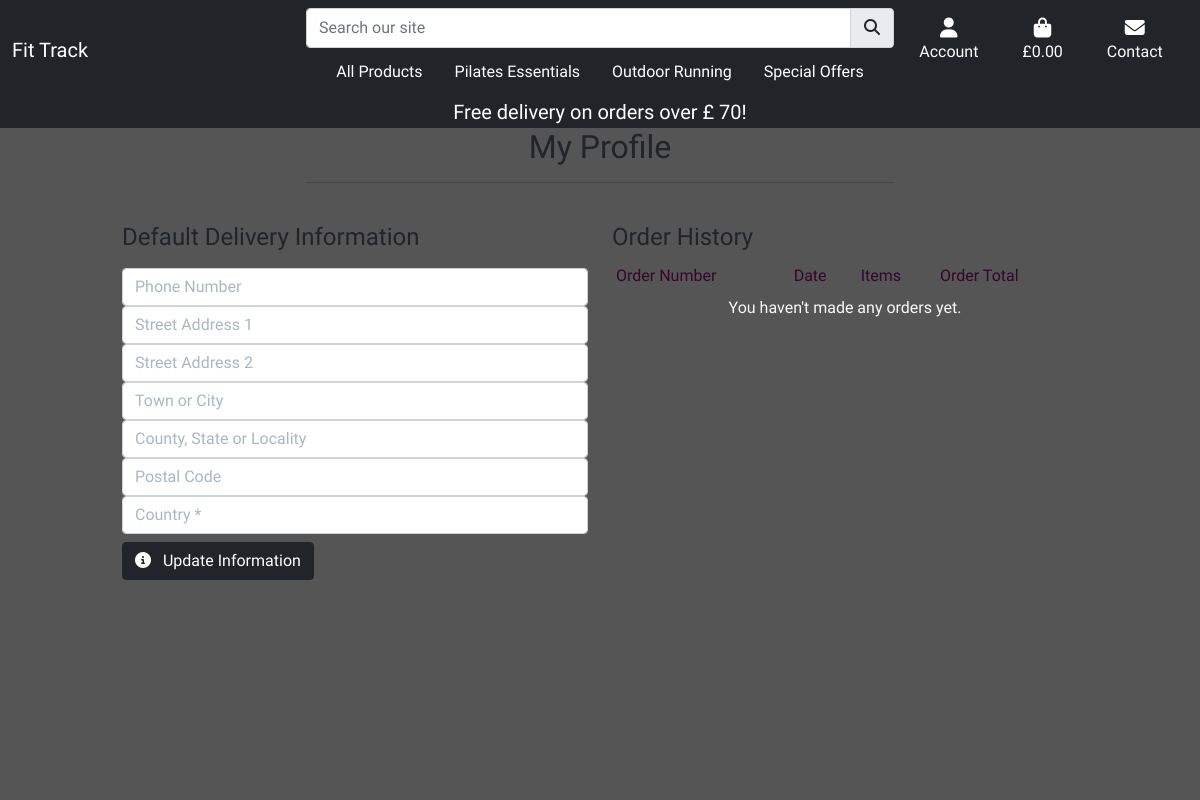
/profile/ (signed in), run on an earlier commit of the app's database.
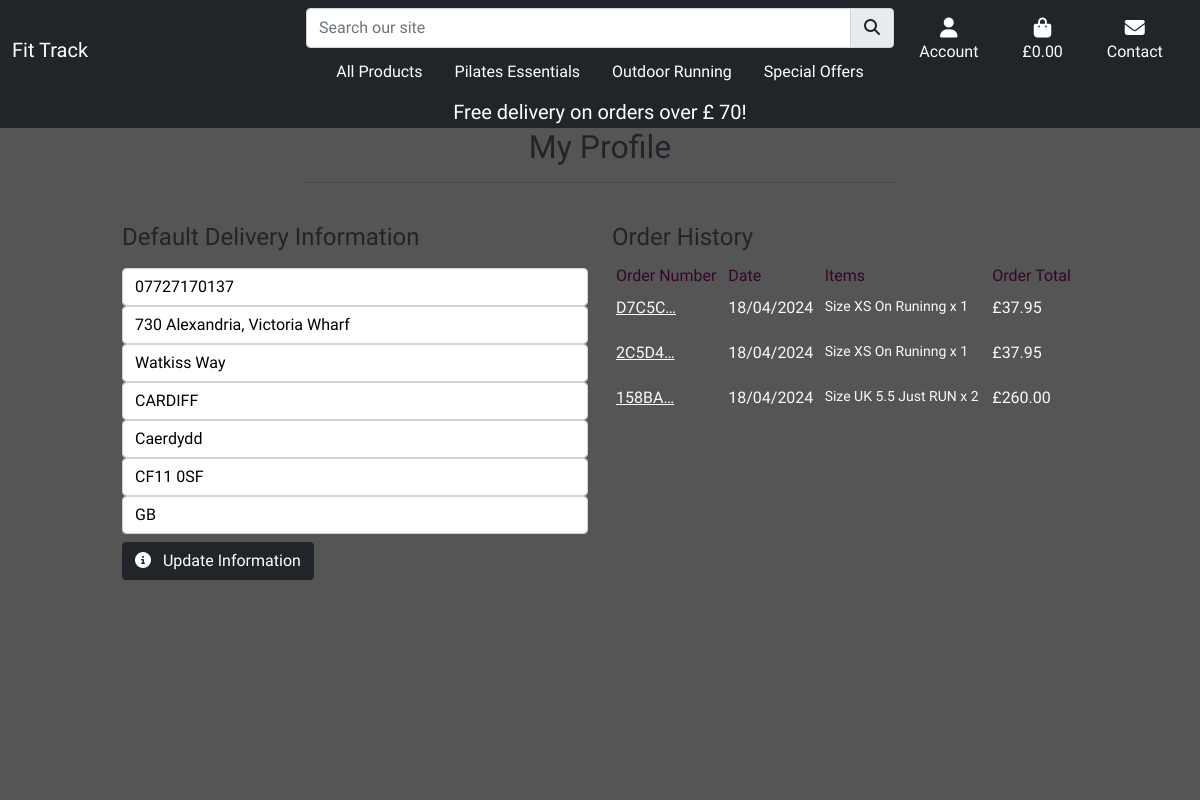
And on a later commit of the database.
### profiles/models.py (models this page shows, shortened)
class UserProfile(models.Model):
    user = models.OneToOneField(User, on_delete=models.CASCADE)
    default_phone_number = models.CharField(max_length=20, null=True, blank=True)
    default_street_address1 = models.CharField(max_length=80, null=True, blank=True)
    default_street_address2 = models.CharField(max_length=80, null=True, blank=True)
    default_town_or_city = models.CharField(max_length=40, null=True, blank=True)
    default_county = models.CharField(max_length=80, null=True, blank=True)
    default_postcode = models.CharField(max_length=20, null=True, blank=True)
    default_country = models.CharField(max_length=40, null=False, blank=False)

### checkout/models.py (models this page shows, shortened)
class Order(models.Model):
    order_number = models.CharField(max_length=32, null=False, editable=False)
    user_profile = models.ForeignKey(UserProfile, on_delete=models.SET_NULL,
                                     null=True, blank=True, related_name='orders')
    full_name = models.CharField(max_length=50, null=False, blank=False)
    email = models.EmailField(max_length=254, null=False, blank=False)
    phone_number = models.CharField(max_length=20, null=False, blank=False)
    country = models.CharField(max_length=40, null=False, blank=False)
    postcode = models.CharField(max_length=20, null=True, blank=True)
    town_or_city = models.CharField(max_length=40, null=False, blank=False)
    street_address1 = models.CharField(max_length=80, null=False, blank=False)
    street_address2 = models.CharField(max_length=80, null=True, blank=True)
    county = models.CharField(max_length=80, null=True, blank=True)
    date = models.DateTimeField(auto_now_add=True)
    delivery_cost = models.DecimalField(max_digits=6, decimal_places=2, null=False, default=0)
    order_total = models.DecimalField(max_digits=10, decimal_places=2, null=False, default=0)
    grand_total = models.DecimalField(max_digits=10, decimal_places=2, null=False, default=0)
    original_bag = models.TextField(null=False, blank=False, default='')
    stripe_pid = models.CharField(max_length=254, null=False, blank=False, default='')

class OrderLineItem(models.Model):
    order = models.ForeignKey(Order, null=False, blank=False, on_delete=models.CASCADE, related_name='lineitems')
    product = models.ForeignKey(Product, null=False, blank=False, on_delete=models.CASCADE)
    product_size = models.CharField(max_length=2, null=True, blank=True)
    quantity = models.IntegerField(null=False, blank=False, default=0)
    lineitem_total = models.DecimalField(max_digits=6, decimal_places=2, null=False, blank=False, editable=False)

### products/models.py (models this page shows, shortened)
class Product(models.Model):
    category = models.ForeignKey('Category', null=True, blank=True, on_delete=models.SET_NULL)
    sku = models.CharField(max_length=254, null=True, blank=True)
    name = models.CharField(max_length=254)
    different_size = models.BooleanField(default=False)
    description = models.TextField()
    new = models.BooleanField(default=False)
    on_sale = models.BooleanField(default=False)
    all_specials = models.BooleanField(default=False)
    details = models.CharField(max_length=360)
    materials = models.CharField(max_length=254, null=True,default=None)
    fabric_care = models.TextField()
    price = models.DecimalField(max_digits=6, decimal_places=2)
    rating = models.DecimalField(max_digits=6, decimal_places=2, null=True, blank=True)
    image = models.ImageField(null=True, blank=True)
    size = models.CharField(max_length=254, null=True, blank=True)
    weight =  models.CharField(max_length=254, null=True, blank=True)
    special_price = models.DecimalField(
        max_digits=6, decimal_places=2, null=False, blank=False, default=0)

### profiles/views.py (the view)
# urls.py: path('profile/', include('profiles.urls')),
def profile(request):
    profile = get_object_or_404(UserProfile, user=request.user)
    if request.method == 'POST':
        form = UserProfileForm(request.POST, instance=profile)
        if form.is_valid():
            form.save()
            messages.success(request, 'Profile updated successfully')
        else:
            messages.error(request, 'Update failed. Please ensure the form is valid.')
    else:
        form = UserProfileForm(instance=profile)
    orders = profile.orders.all()
    template = 'profiles/profile.html'
    context = {
        'form': form,
        'orders': orders,
        'on_profile_page': True
    }
    return render(request, template, context)

### profiles/forms.py
class UserProfileForm(forms.ModelForm):
    class Meta:
        model = UserProfile
        exclude = ('user',)
    def __init__(self, *args, **kwargs):
        super().__init__(*args, **kwargs)
        placeholders = {
            'default_phone_number': 'Phone Number',
            'default_postcode': 'Postal Code',
            'default_town_or_city': 'Town or City',
            'default_street_address1': 'Street Address 1',
            'default_street_address2': 'Street Address 2',
            'default_county': 'County, State or Locality',
            'default_country': 'Country',
        }
        self.fields['default_phone_number'].widget.attrs['autofocus'] = True
        for field in self.fields:
            if self.fields[field].required:
                placeholder = f'{placeholders[field]} *'
            else:
                placeholder = placeholders[field]
            self.fields[field].widget.attrs['placeholder'] = placeholder
            self.fields[field].widget.attrs['class'] = 'stripe-style-input'
            self.fields[field].label = False

### profiles/templates/profiles/profile.html (shortened to what this page needs)
{% extends "base.html"%}
{% load static %}
{% block extra_css %}
<link rel="stylesheet" href="{% static 'profiles/css/profile.css' %}">
{% endblock %}
{% block content %}
<div class="cover"></div>
<div class="container-fluid vh-100 clear-nav">
    {% include 'includes/banner.html'%}
    <div class="row">
        <div class="col text-center ">
            <h2 class="text-dark">My Profile</h2>
            <hr class="w-50 mx-auto mb-3">
        </div>
    </div>
    <div class="row col-12 col-lg-10 mx-auto">
        <div class="col-12 col-lg-6 mt-4">
            <h2 class="text-dark fs-4 text-md">
                Default Delivery Information
            </h2>
            <form id="profile-update-form" class="mt-3" action="{% url 'profile' %}" method="POST">
                {{ form|crispy }}
                <button class="btn btn-dark text-center mt-2 shopping-button" type="submit">
                    <i class="fa-solid fa-circle-info pe-2"></i>
                    Update Information
                </button>
            </form>
        </div>
        <div class="col-12 col-lg-6 mt-4">
            <h2 class="dark fs-4 text-dark">Order History</h2>
            <div class="order-history table-responsive">
                <table class="table table-sm table-borderless">
                    <thead>
                        <tr class="text-purple">
                            <td>Order Number</td>
                            <td>Date</td>
                            <td>Items</td>
                            <td>Order Total</td>
                        </tr>
                    </thead>
                    <tbody class="text-light">
                        {% if orders.count == 0 %}
                            <tr>
                                <td colspan="4" class="text-center">You haven't made any orders yet.</td>
                            </tr>
                        {% else %}
                            {% for order in orders %}
                                <tr>
                                    <td>
                                        <a class="text-light" href="{% url 'order_history' order.order_number %}"
                                        title="{{ order.order_number }}">
                                        {{ order.order_number|truncatechars:6 }}
                                        </a>
                                    </td>
                                    <td>{{ order.date|date:"d/m/Y" }}</td>
                                    <td>
                                        <ul class="list-unstyled ">
                                            {% for item in order.lineitems.all %}
                                                <li class="small ">
                                                    Size {{ item.product.size|upper }}
                                                    {{ item.product.name }} x {{ item.quantity }}
                                                </li>
                                            {% endfor %}
                                        </ul>
                                    </td>
                                    <td>£{{ order.grand_total }}</td>
                                </tr>
                            {% endfor %}
                            {% endif %}
                    </tbody>
                </table>
            </div>
     </div>
</div>
{% endblock %}

What changed in the data, as far as the page shows it:
changed UserProfile: default_phone_number (not shown) → "07727170137"; default_street_address1 (not shown) → "730 Alexandria, Victoria Wharf"; default_street_address2 (not shown) → "Watkiss Way"; default_town_or_city (not shown) → "CARDIFF"; default_county (not shown) → "Caerdydd"; default_postcode (not shown) → "CF11 0SF"; default_country (not shown) → "GB"
added Order: order_number "D7C5C…", date "18/04/2024", grand_total "37.95"
added OrderLineItem: product.size "XS", product.name "On Runinng", quantity "1", shown under "D7C5C…"
added Order: order_number "2C5D4…", date "18/04/2024", grand_total "37.95"
added OrderLineItem: product.size "XS", product.name "On Runinng", quantity "1", shown under "2C5D4…"
added Order: order_number "158BA…", date "18/04/2024", grand_total "260.00"
added OrderLineItem: product.size "UK 5.5", product.name "Just RUN", quantity "2", shown under "158BA…"
Also different on the page:
text no longer shown: "You haven't made any orders yet."
